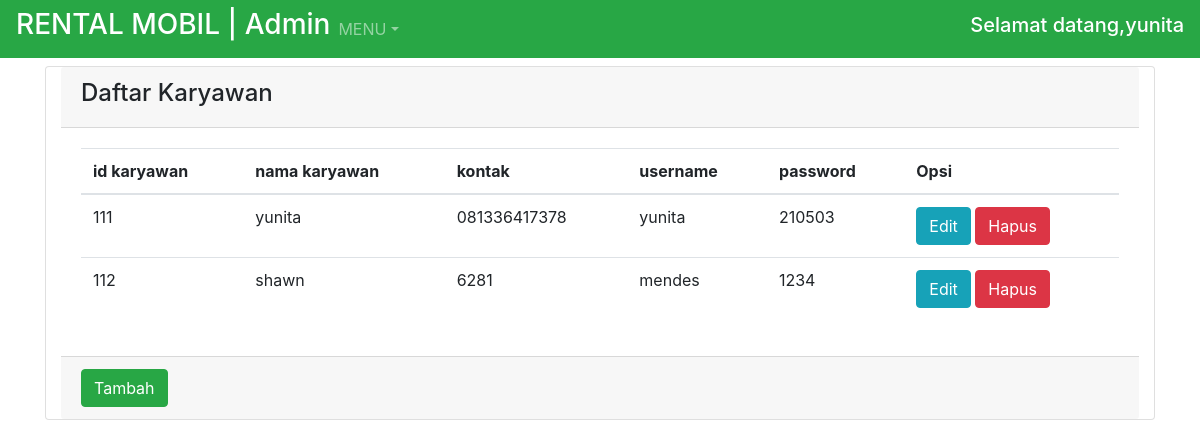
Page /template.php?page=karyawan (signed in) on the committed database.
### tables this page shows
CREATE TABLE `karyawan` (
  `id_karyawan` varchar(100) NOT NULL,
  `nama_karyawan` varchar(300) NOT NULL,
  `alamat_karyawan` varchar(300) NOT NULL,
  `kontak` varchar(100) NOT NULL,
  `username` varchar(100) NOT NULL,
  `password` varchar(100) NOT NULL
);

### karyawan.php (the view, shortened to what this page needs)
    <div class="card col-sm-12">
        <div class="card-header">
            <h4>Daftar Karyawan</h4>
        </div>
        <div class="card-body">
            <?php
            $koneksi = mysqli_connect("localhost","root","","rent_car");
            $sql = "select * from karyawan";
            $result = mysqli_query($koneksi,$sql);
            $count = mysqli_num_rows($result);
            ?>
            <?php if ($count == 0): ?>
            <div class="alert alert-info">
            Data Tidak Tersedia !
            </div>
            <?php else: ?>
            <table class="table" id="table_karyawan">
            <thead>
              <tr>
                <th>id karyawan</th>
                <th>nama karyawan</th>
                <th>kontak</th>
                <th>username</th>
                <th>password</th>
                <th>Opsi</th>
              </tr>
            </thead>
            <tbody>
            <?php foreach ($result as $hasil): ?>
                <tr>
                  <td><?php echo $hasil["id_karyawan"]; ?></td>
                  <td><?php echo $hasil["nama_karyawan"]; ?></td>
                  <td><?php echo $hasil["kontak"]; ?></td>
                  <td><?php echo $hasil["username"]; ?></td>
                  <td><?php echo $hasil["password"]; ?></td>
                  <td>
                    <button type="button" class="btn btn-info" data-toggle="modal"
                      data-target="#modal" onclick="Edit(this.parentElement.parentElement.rowIndex);">
                        Edit
                    </button>
                    <a href="db_karyawan.php?hapus=karyawan&id_karyawan=<?php echo $hasil["id_karyawan"];?>" onclick="return confirm('Apakah anda yakin ingin menghapus data ini?')">
                    <button type="button" class="btn btn-danger">
                        Hapus
                    </button>
                    </a>
                  </td>
                </tr>
                <?php endforeach; ?>
            </tbody>
          </table>
        <?php endif; ?>
        </div>
        <div class="card-footer">
          <button type="button" class="btn btn-success" data-toggle="modal"
          data-target="#modal" onclick="Add()">
            Tambah
          </button>
        </div>
    </div>
</div>

### template.php (shortened to what this page needs)
<?php if (isset($_SESSION["session_karyawan"])): ?>
<html lang="en">
<head>
    <link rel="stylesheet" href="assets/css/bootstrap.min.css">
</head>
<body>
<nav class="navbar navbar-expand-md bg-success navbar-dark sticky-top">
        <a href="#" class="text-white">
            <h3> RENTAL MOBIL | Admin </h3>
        </a>
    <div class="collapse navbar-collapse" id="menu">
        <ul class="navbar-nav">
            <li class="nav-item dropdown">
                <a href="#" class="nav-link dropdown-toggle" id="kontak" data-toggle="dropdown">MENU</a>
            </li>
        </ul>
    </div>
<h5 class="text-white">Selamat datang,<?php echo $_SESSION["session_karyawan"]["nama_karyawan"]; ?></h5>
</nav>
    <div class="container my-2 ">
      <?php if (isset($_GET["page"])): ?>
        <?php if ((@include $_GET["page"].".php") === true): ?>
          <?php include $_GET["page"].".php"; ?>
        <?php endif; ?>
      <?php endif; ?>
</body>
</html>
<?php endif; ?>

### rows in the picture
karyawan: id_karyawan "111", nama_karyawan "yunita", kontak "081336417378", username "yunita", password "210503"
karyawan: id_karyawan "112", nama_karyawan "shawn", kontak "6281", username "mendes", password "1234"

### other values in the picture
$_SESSION["session_karyawan"]["nama_karyawan"] "yunita"
